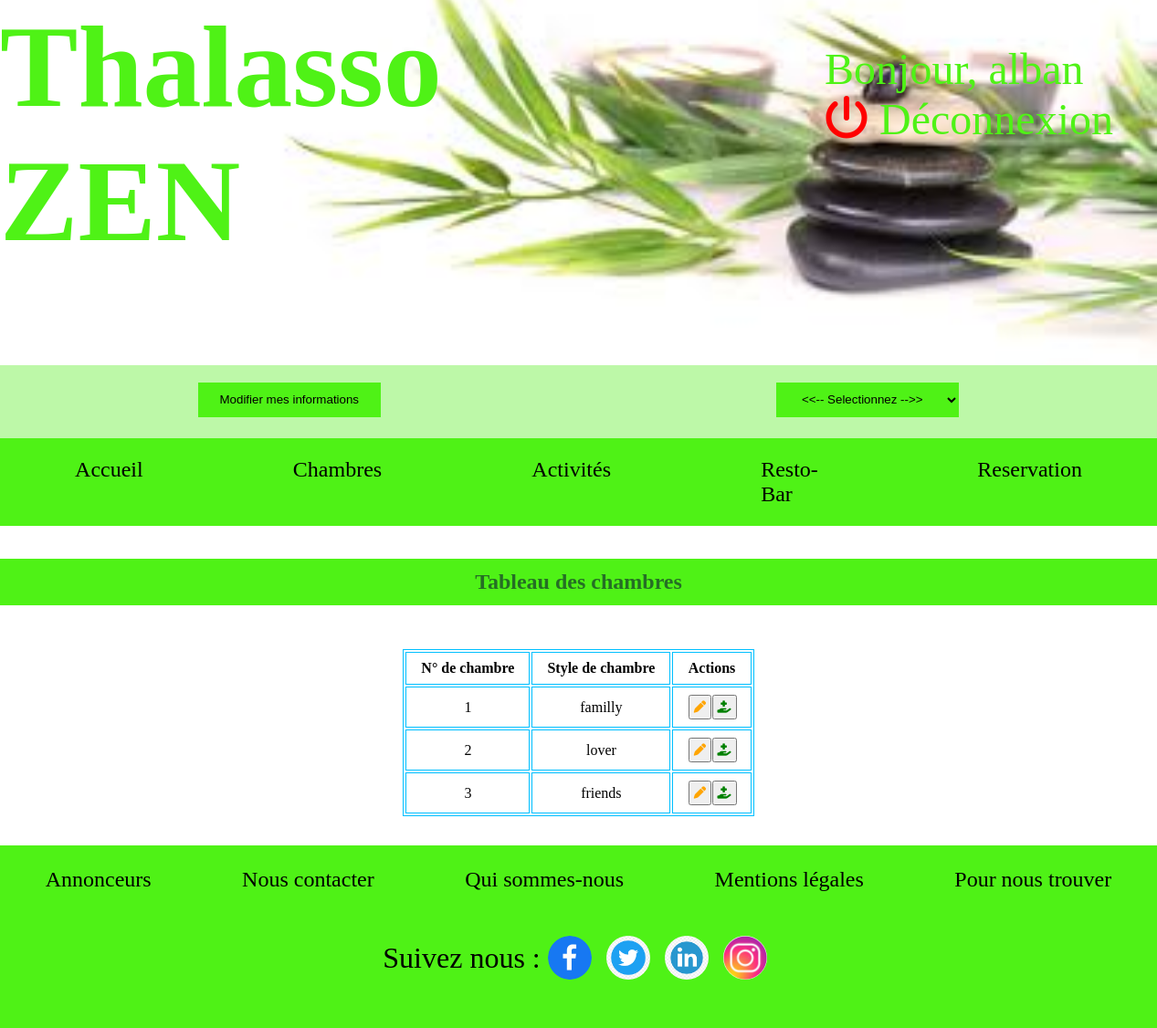
The page /data/dataBedroom.php (signed in) on the database its author committed.
### tables this page shows
CREATE TABLE `chambers` (
  `chambers_id` int(11) NOT NULL,
  `chamber_style` varchar(255) NOT NULL
);

### data/dataBedroom.php (the view, shortened to what this page needs)
<?php include('../header.php'); ?>
<section>
    <table class="container">
        <?php $sql = "SELECT * FROM chambers";
            $listBedroom = $instance->query($sql)->fetchAll();
            ?>
            <h2>Tableau des chambres</h2>
            <thead>
                <tr>
                    <th>N° de chambre</th>
                    <th>Style de chambre</th>
                    <th>Actions</th>
                </tr>
            </thead>
            <tbody>
                <?php for ($i=0; $i<count($listBedroom); $i++) { ?>
                    <tr>
                        <td><?php echo $listBedroom[$i]['chambers_id'];?></td>
                        <td><?php echo $listBedroom[$i]['chamber_style'];?></td>
                        <td class="action">
                            <form action="http://localhost/Thalasso-Zen/adminUpdateupdateBedroom.php" method="post">
                                <button class="tableBtn" type="submit"><i class="fa-solid fa-pen"></i></button>
                            </form>
                            <form action="http://localhost/Thalasso-Zen/adminDelete/deleteBedroom.php" method="post">
                                <button class="tableBtn" type="submit"><i class="fa-solid fa-hand-holding-medical"></i></button>
                            </form>
                        </td>
                    </tr>
            </tbody>
                <?php } ?>
        </table>
    </section>
    <?php include('../footer.php') ?>

### assets/css/style.css (style rules this page uses)
*, *::before, *::after { margin: 0; padding: 0; box-sizing: border-box; }
h2 { text-align: center; color: rgb(37, 110, 37); background: #4FF216; padding: 0.3em; }
@media screen and (min-width:576px) { h2 { margin-top: 1.5em; margin-bottom: 2em; padding: 0.5em; } }

### assets/css/table.css (style rules this page uses)
table { margin: 2em auto; border: solid 1px deepskyblue; }
th, td { padding: 0.5em 1em; border: solid 1px deepskyblue; text-align: center; }
.action { display: flex; }
.tableBtn { padding: 0.3em; }
.fa-pen { color: orange; }
.fa-hand-holding-medical { color: green; }

### display/contacts.php (style rules this page uses)
form { margin: 0 auto; width: 80%; }
@media screen and (min-width:576px) { form { width: 50%; } }

### rows shown on the page
chambers: chambers_id "1", chamber_style "familly"
chambers: chambers_id "2", chamber_style "lover"
chambers: chambers_id "3", chamber_style "friends"

### other values the page prints
$_SESSION ['user']['userName'] "alban"
